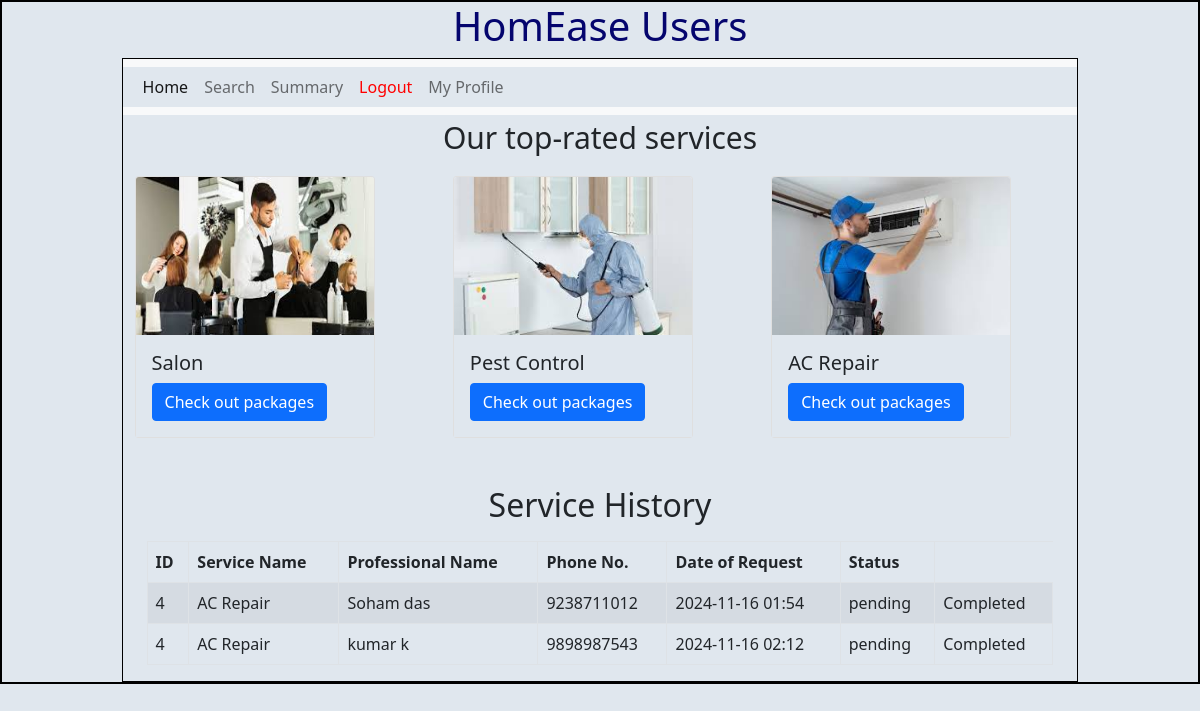
Screenshot of /user (signed in) with the database file from the repository.
### backend/models.py (models this page shows)
class User_Service_History(db.Model):
    id = db.Column(db.Integer, primary_key=True)
    user_id = db.Column(db.Integer, db.ForeignKey('user_info.id'))
    service_req_id = db.Column(db.Integer, db.ForeignKey('service_req.id'))
    user = db.relationship('User_Info', backref=db.backref('user_service_history', lazy=True))
    service_req = db.relationship('Service_req', backref=db.backref('user_service_history', lazy=True))

class Service(db.Model):
    __tablename__="service"
    id=db.Column(db.Integer,primary_key=True)
    name=db.Column(db.String,unique=True,nullable=False)
    baseprice=db.Column(db.Float, default=0.0)
    desc=db.Column(db.String,nullable=False)
    professionals=db.relationship('Prof_Info', back_populates='service',cascade='all,delete')

class Prof_Info(db.Model):
    __tablename__="prof_info"
    id=db.Column(db.Integer,primary_key=True)
    email=db.Column(db.String,unique=True,nullable=False)
    password=db.Column(db.String,nullable=False)
    role=db.Column(db.Integer,default=2)
    full_name=db.Column(db.String,nullable=False)
    service_name=db.Column(db.Integer, db.ForeignKey("service.id"), nullable=False)
    experience=db.Column(db.Integer,nullable=False)
    location=db.Column(db.String,nullable=False)
    pin_code=db.Column(db.Integer,nullable=False)
    prof_status=db.Column(db.String,default='requested')#requested,approved,rejected,blocked
    service=db.relationship("Service",back_populates="professionals")
    phone=db.Column(db.Integer,nullable=False, unique=True)

class Service_req(db.Model):
    __tablename__="service_req"
    id=db.Column(db.Integer,primary_key=True)
    service_id=db.Column(db.Integer, db.ForeignKey("service.id"),nullable=False)
    cust_id=db.Column(db.Integer, db.ForeignKey("user_info.id"),nullable=False)
    prof_id=db.Column(db.Integer, db.ForeignKey("prof_info.id"),nullable=False)
    date_of_req=db.Column(db.DateTime,nullable=False)
    date_of_comp=db.Column(db.DateTime,nullable=True)
    status=db.Column(db.String, nullable=False)
    rating = db.Column(db.Integer, nullable=True)
    service = db.relationship("Service", backref="requests")
    customer = db.relationship("User_Info", backref="requests")
    professional = db.relationship("Prof_Info", backref="requests")

### backend/controllers.py (the view)
@app.route("/user")
def user_dashboard():
    user_id = session["user_id"]
    user_service_history = db.session.query(User_Service_History, Service_req, Service).join(
        Service_req, User_Service_History.service_req_id == Service_req.id
    ).join(
        Service, Service_req.service_id == Service.id
    ).filter(
        User_Service_History.user_id == user_id
    ).all()
    upcoming_services = Service_req.query.filter_by(cust_id=user_id, status=STATUS_PENDING).all()
    service_requests = Service_req.query.filter_by(cust_id=user_id).all()
    services = Service.query.all()  # Get all services
    return render_template(
        "user_dash.html",
        user_service_history=user_service_history,
        upcoming_services=upcoming_services,
        service_requests=service_requests,
        services=services
    )

### templates/user_dash.html
{% extends "user_layout.html" %}
{% block content %}
<html>
    <p class="trs" style="text-align: center; font-size: 30px;">Our top-rated services</p>
    <div class="container">
        <div class="row">
            <div class="col">
                <div class="card" style="width: 15rem;">
                    <img src="/static/images/salon.jpeg" class="card-img-top" alt="salon" height="158px">
                    <div class="card-body">
                        <h5 class="card-title">Salon</h5>
                        <a href="{{ url_for('list_professionals', name='Salon') }}" class="btn btn-primary">Check out packages</a>
                    </div>
                </div>
            </div>
            <div class="col">
                <div class="card" style="width: 15rem;">
                    <img src="/static/images/pest.jpeg" class="card-img-top" alt="pest" height="158px">
                    <div class="card-body">
                        <h5 class="card-title">Pest Control</h5>
                        <a href="{{ url_for('list_professionals', name='Pest Control') }}" class="btn btn-primary">Check out packages</a>
                    </div>
                </div>
            </div>
            <div class="col">
                <div class="card" style="width: 15rem;">
                    <img src="/static/images/acr.jpeg" class="card-img-top" alt="acrepair">
                    <div class="card-body">
                        <h5 class="card-title">AC Repair</h5>
                        <a href="{{ url_for('list_professionals', name='AC Repair') }}" class="btn btn-primary">Check out packages</a>
                    </div>
                </div>
            </div>
        </div>
        <div class="container mt-5">
            <h2 style="text-align: center;">Service History</h2>
            <table class="table table-bordered table-striped mt-3">
                <thead>
                    <tr>
                        <th>ID</th>
                        <th>Service Name</th>
                        <th>Professional Name</th>
                        <th>Phone No.</th>
                        <th>Date of Request</th>
                        <th>Status</th>
                    </tr>
                </thead>
                <tbody>
                    {% for history, service_req, service in user_service_history %}
                    <tr>
                        <td>{{ service.id }}</td>
                        <td>{{ service.name }}</td>
                        <td>{{ service_req.professional.full_name }}</td>
                        <td>{{ service_req.professional.phone }}</td>
                        <td>{{ service_req.date_of_req.strftime('%Y-%m-%d %H:%M') }}</td>
                        <td>{{ service_req.status }}</td>
                        <td>
                            {% if service_req.status == "Pending" %}
                                <form action="{{ url_for('close_service', service_req_id=service_req.id) }}" method="post" style="display: inline;">
                                    <button type="submit" class="btn btn-danger">Close It</button>
                                </form>
                            {% elif service_req.status == "Completed" and service_req.date_of_comp %}
                                Completed on {{ service_req.date_of_comp.strftime("%Y-%m-%d %H:%M") }}
                            {% else %}
                                Completed
                            {% endif %}
                        </td>
                    </tr>
                    {% endfor %}
                </tbody>
            </table>
        </div>
    </div>
</html>
{% endblock %}

### templates/user_layout.html (shortened to what this page needs)
<!DOCTYPE html>
<html lang="en">
<head>
    <link rel="stylesheet" href="/static/styles/main.css">
    <link href="https://cdn.jsdelivr.net/npm/bootstrap@5.0.2/dist/css/bootstrap.min.css" rel="stylesheet">
</head>
<body>
    <div class="my_container">
        <div class="center"><h1>HomEase Users</h1></div>
        <div class="my_panel">
          <nav class="navbar navbar-expand-lg navbar-light bg-light">
            <div class="container-fluid">
              <div class="collapse navbar-collapse" id="navbarText">
                <ul class="navbar-nav me-auto mb-2 mb-lg-0">
                  <li class="nav-item">
                    <a class="nav-link active" aria-current="page" href="{{url_for('user_dashboard')}}">Home</a>
                  </li>
                  <li class="nav-item">
                    <a class="nav-link" href="#">Search</a>
                  </li>
                  <li class="nav-item">
                    <a class="nav-link" href="#">Summary</a>
                  </li>
                  <li class="nav-item">
                    <a  href="/logout" class="nav-link" style="color: red;">Logout</a>
                  </li>
                  <li class="nav-item">
                    <a class="nav-link" href="{{url_for('view_user_profile')}}" type="button">My Profile</a>
                  </li>
                </ul>
              </div>
            </div>
          </nav>
          {%block content%}{%endblock%}
        </div>
    </div>
</body>

### static/styles/main.css (style rules this page uses)
* { margin: 0; padding: 0; background-color: rgb(224, 231, 238); }
.my_container { border: 2px solid black; }
.my_panel { width: 80%; margin: auto; height: auto; border: 1px solid black; }
.center { display: flexbox; justify-content: center; width: 100%; text-align: center; margin: auto; color: rgb(5,5,110); }
.col { font-size: 20px; }

### rows the page displays
User_Service_History: id "4", name "AC Repair", professional.full_name "Soham das", professional.phone "9238711012", date_of_req "2024-11-16 01:54", status "pending"
User_Service_History: id "4", name "AC Repair", professional.full_name "kumar k", professional.phone "9898987543", date_of_req "2024-11-16 02:12", status "pending"
